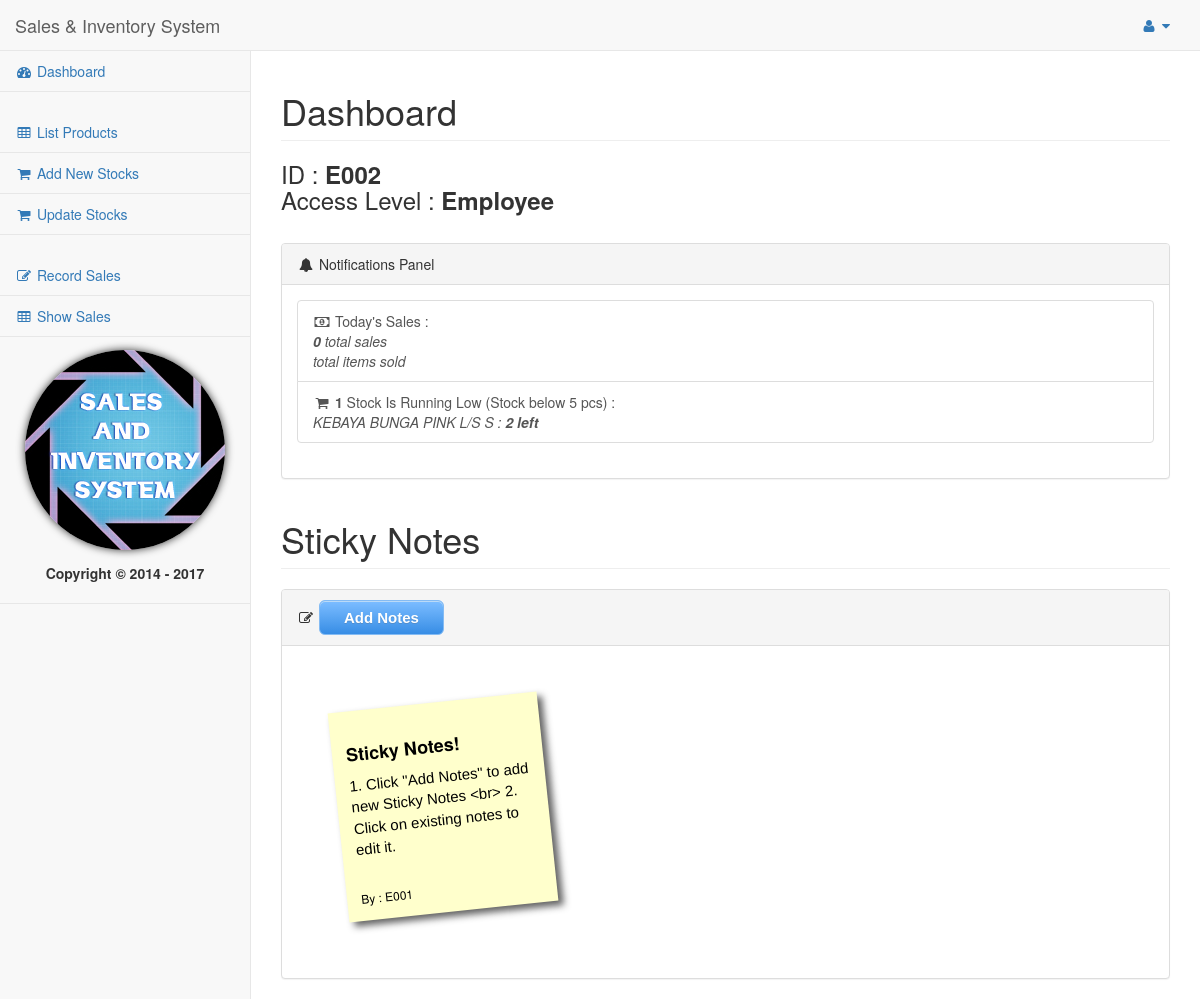
The page /home.php (signed in) on the database its author committed.
### tables this page shows
CREATE TABLE IF NOT EXISTS `productdetail` (
  `DetailID` int(11) NOT NULL AUTO_INCREMENT,
  `ProductID` varchar(50) NOT NULL,
  `Size` varchar(10) NOT NULL,
  `Colors` varchar(50) NOT NULL,
  `Sleeve` varchar(100) DEFAULT NULL,
  `FlowersEmb` varchar(100) DEFAULT NULL,
  `Quantity` int(11) NOT NULL,
  PRIMARY KEY (`DetailID`)
);

CREATE TABLE IF NOT EXISTS `product` (
  `ProductID` varchar(50) NOT NULL,
  `ProductName` varchar(100) NOT NULL,
  `SizeAvailable` varchar(200) NOT NULL,
  `ColorsAvailable` varchar(200) DEFAULT NULL,
  `SleeveAvailable` varchar(200) DEFAULT NULL,
  `FlowersEmbAvailable` varchar(200) DEFAULT NULL,
  `GPRICE` double NOT NULL,
  PRIMARY KEY (`ProductID`)
);

CREATE TABLE IF NOT EXISTS `notes` (
  `ID` int(11) NOT NULL AUTO_INCREMENT,
  `TITLE` varchar(100) NOT NULL,
  `TEXT` varchar(200) NOT NULL,
  `EMPID` char(4) NOT NULL,
  PRIMARY KEY (`ID`)
);

### home.php (the view, shortened to what this page needs)
<?php
	include './templates/header.php';
	$alevel = ($_SESSION['SESS_MEMBER_LEVEL']);
?>
<h1 class='page-header'>Dashboard</h1>
<h3>
<?php echo "ID : <b>".($_SESSION['SESS_MEMBER_ID']) . "</b><br>Access Level : <b>". (($alevel == 1) ? "Manager" : "Employee") . "</b>" ; ?>
</h3>
<br>
<div class="panel panel-default">
                        <div class="panel-heading">
                            <i class="fa fa-bell fa-fw"></i> Notifications Panel
                        </div>
                        <div class="panel-body">
                            <div class="list-group">
                                 <a href="./sales/index.php?today=Daily+Sales&from=&to=" class="list-group-item">
<?php
include 'config.php';
try
{
	$conn = new PDO("mysql:host=$servername;dbname=$dbname", $username, $password);
	$conn->setAttribute(PDO::ATTR_ERRMODE, PDO::ERRMODE_EXCEPTION);
	$salesnum = $conn->prepare("SELECT COUNT(*) AS TOTAL,SUM(QUANTITY) AS SOLD
														FROM SALES
														WHERE DATE_TIME=CURDATE()");
	$salesnum->execute();
	$result = $salesnum->fetch(PDO::FETCH_ASSOC);
	$sales = $result['TOTAL'];
	$sold = $result['SOLD'];
	$countstmt = $conn->prepare(" SELECT COUNT(*) AS COUNTLOW
														FROM PRODUCTDETAIL
														WHERE QUANTITY < 5");
	$countstmt->execute();
	$resultlow = $countstmt->fetch(PDO::FETCH_ASSOC);
	$countlow = $resultlow['COUNTLOW'];
	echo "
	 <i class='fa fa-money fa-fw'></i> Today's Sales :<br>
	 <i>
	 <b>$sales</b> total sales <br>
	 <b>$sold</b> total items sold
	 </i>
	</a>
	<a href='./stock/' class='list-group-item'>
	";
	echo "<i class='fa fa-shopping-cart fa-fw'></i> <b>$countlow</b> Stock Is Running Low (Stock below 5 pcs) : <br>";
	$getlow = $conn->prepare(" SELECT P.PRODUCTNAME, PD.SIZE , PD.COLORS,
														PD.SLEEVE, PD.FLOWERSEMB, PD.QUANTITY
														FROM PRODUCT P, PRODUCTDETAIL PD
														WHERE P.PRODUCTID = PD.PRODUCTID
														AND PD.QUANTITY <5");
	$getlow->execute();
	while ($row = $getlow->fetch(PDO::FETCH_ASSOC))
	{
		$name = $row['PRODUCTNAME'];
		$size = $row['SIZE'];
		$colors = $row['COLORS'];
		$sleeve = $row['SLEEVE'];
		$flowers = $row['FLOWERSEMB'];
		$quantity = $row['QUANTITY'];
		echo "
			<i>$name $colors $sleeve $flowers $size : <b>$quantity left</b></i> <br>
		";
	}
	echo "
	</a>
	</div>
	</div>
	</div>
	<h1 class='page-header'>Sticky Notes</h1>
	<div class='panel panel-default'>
	<div class='panel-heading'>
                            <i class='fa fa-edit fa-fw'></i> "; ?><a href="./notes/" onclick="centeredPopup(this.href,'Add Notes','470','540','no');return false"><button class="myButton">Add Notes</button></a><?php
						echo "</div>
	";
	echo '
	<div class="notes">
	<ul>';
	$getnotes = $conn->prepare(" SELECT * FROM NOTES ORDER BY ID DESC");
	$getnotes->execute();
	while ($row = $getnotes->fetch(PDO::FETCH_ASSOC))
	{
		$id = $row['ID'];
		$title = $row['TITLE'];
		$texts = $row['TEXT'];
		$empid = $row['EMPID'];
		echo "
			<li>";
				?><a href="./notes/edit.php?notesid=<?php echo $id ?>" onclick="centeredPopup(this.href,'Add Notes','470','590','no');return false"><?php
				echo "
					<h2>".htmlentities($title)."</h2>
					<p>".htmlentities($texts)."
					<br><br><h4>By : {$empid}</h4>
					</p>
				</a>
			</li>
		";
	}
}
catch (PDOException $e)
{
	echo "Connection failed: " . $e->getMessage();
}
?>
  </ul>
</div>
</div>
<?php include './templates/footer.php'; ?>

### css/notes.css (style rules this page uses)
* { margin:0; padding:0; }
.notes h2,p { font-size:100%; font-weight:normal; }
.notes ul,li { list-style:none; }
.notes ul { overflow:hidden; padding:3em; }
.notes ul li a { text-decoration:none; color:#000; background:#ffc; display:block; height:15em; width:15em; padding:1em; -moz-box-shadow:5px 5px 7px rgba(33,33,33,1); -webkit-box-shadow: 5px 5px 7px rgba(33,33,33,.7); box-shadow: 5px 5px 7px rgba(33,33,33,.7); -moz-transition:-moz-transform .15s linear; -o-transition:-o-transform .15s linear; -webkit-transition:-webkit-transform .15s linear; }
.notes ul li { margin:1em; float:left; }
.notes ul li h2 { font-size:18px; font-weight:bold; }
.notes ul li h4 { font-size:12px; }
.notes ul li p { font-family:"Reenie Beanie",arial,sans-serif; font-size:15px; }
.notes ul li a { -webkit-transform: rotate(-6deg); -o-transform: rotate(-6deg); -moz-transform:rotate(-6deg); }

### css/design.css (style rules this page uses)
.myButton { -moz-box-shadow:inset 0px 1px 0px 0px #bbdaf7; -webkit-box-shadow:inset 0px 1px 0px 0px #bbdaf7; box-shadow:inset 0px 1px 0px 0px #bbdaf7; background:-webkit-gradient(linear, left top, left bottom, color-stop(0.05, #79bbff), color-stop(1, #378de5)); background:-moz-linear-gradient(top, #79bbff 5%, #378de5 100%); background:-webkit-linear-gradient(top, #79bbff 5%, #378de5 100%); background:-o-linear-gradient(top, #79bbff 5%, #378de5 100%); background:-ms-linear-gradient(top, #79bbff 5%, #378de5 100%); background:linear-gradient(to bottom, #79bbff 5%, #378de5 100%); filter:progid:DXImageTransform.Microsoft.gradient(startColorstr='#79bbff', endColorstr='#378de5',GradientType=0); background-color:#79bbff; -moz-border-radius:6px; -webkit-border-radius:6px; border-radius:6px; border:1px solid #84bbf3; display:inline-block; cursor:pointer; color:#ffffff; font-family:Arial; font-size:15px; font-weight:bold; padding:6px 24px; text-decoration:none; text-shadow:0px 1px 0px #528ecc; }

### rows shown on the page
productdetail: ProductID.ProductName "KEBAYA BUNGA", Colors "PINK", Sleeve "L/S", Size "S", Quantity "2"
notes: TITLE "Sticky Notes!", TEXT "1. Click \"Add Notes\" to add new Sticky Notes <br> 2. Click on existing notes to edit it.", EMPID "E001"

### other values the page prints
$_SESSION['SESS_MEMBER_ID'] "E002"
$sales "0"
$countlow "1"
